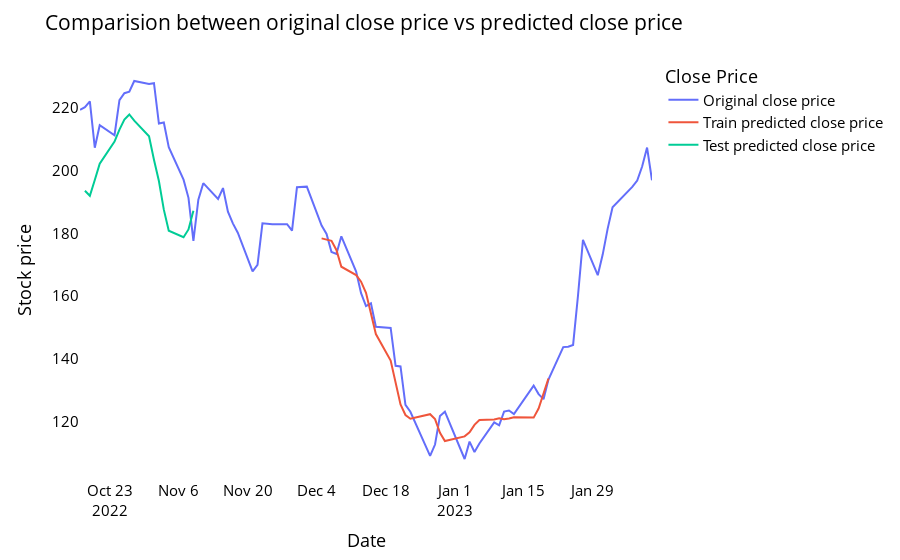

Notebook source saved alongside this figure:
### Code cell
# shift train predictions for plotting

look_back=time_step
trainPredictPlot = np.empty_like(closedf)
trainPredictPlot[:, :] = np.nan
trainPredictPlot[look_back:len(train_predict_tesla)+look_back, :] = train_predict_tesla
print("Train predicted data: ", trainPredictPlot.shape)

# shift test predictions for plotting
testPredictPlot = np.empty_like(closedf)
testPredictPlot[:, :] = np.nan
testPredictPlot[len(train_predict_tesla)+(look_back*2)+1:len(closedf)-1, :] = test_predict_tesla
print("Test predicted data: ", testPredictPlot.shape)

names = cycle(['Original close price','Train predicted close price','Test predicted close price'])


plotdf = pd.DataFrame({'date': close_stock['date'],
                       'original_close': close_stock['close'],
                      'train_predicted_close': trainPredictPlot.reshape(1,-1)[0].tolist(),
                      'test_predicted_close': testPredictPlot.reshape(1,-1)[0].tolist()})

fig = px.line(plotdf,x=plotdf['date'], y=[plotdf['original_close'],plotdf['train_predicted_close'],
                                          plotdf['test_predicted_close']],
              labels={'value':'Stock price','date': 'Date'})
fig.update_layout(title_text='Comparision between original close price vs predicted close price',
                  plot_bgcolor='white', font_size=15, font_color='black', legend_title_text='Close Price')
fig.for_each_trace(lambda t:  t.update(name = next(names)))

fig.update_xaxes(showgrid=False)
fig.update_yaxes(showgrid=False)
fig.show()

### Figure 1 — Plotly figure (JSON) as saved in the notebook; plotly's stock layout.template omitted (floating-point values rounded to 4 significant figures)
{"data": [{"hovertemplate": "variable=original_close<br>Date=%{x}<br>Stock price=%{y}<extra></extra>", "legendgroup": "original_close", "line": {"color": "#636efa", "dash": "solid"}, "marker": {"symbol": "circle"}, "mode": "lines", "name": "Original close price", "orientation": "v", "showlegend": true, "type": "scatter", "x": ["2023-02-10T00:00:00", "2023-02-09T00:00:00", "2023-02-08T00:00:00", "2023-02-07T00:00:00", "2023-02-06T00:00:00", "2023-02-03T00:00:00", "2023-02-02T00:00:00", "2023-02-01T00:00:00", "2023-01-31T00:00:00", "2023-01-30T00:00:00", "2023-01-27T00:00:00", "2023-01-26T00:00:00", "2023-01-25T00:00:00", "2023-01-24T00:00:00", "2023-01-23T00:00:00", "2023-01-20T00:00:00", "2023-01-19T00:00:00", "2023-01-18T00:00:00", "2023-01-17T00:00:00", "2023-01-13T00:00:00", "2023-01-12T00:00:00", "2023-01-11T00:00:00", "2023-01-10T00:00:00", "2023-01-09T00:00:00", "2023-01-06T00:00:00", "2023-01-05T00:00:00", "2023-01-04T00:00:00", "2023-01-03T00:00:00", "2022-12-30T00:00:00", "2022-12-29T00:00:00", "2022-12-28T00:00:00", "2022-12-27T00:00:00", "2022-12-23T00:00:00", "2022-12-22T00:00:00", "2022-12-21T00:00:00", "2022-12-20T00:00:00", "2022-12-19T00:00:00", "2022-12-16T00:00:00", "2022-12-15T00:00:00", "2022-12-14T00:00:00", "2022-12-13T00:00:00", "2022-12-12T00:00:00", "2022-12-09T00:00:00", "2022-12-08T00:00:00", "2022-12-07T00:00:00", "2022-12-06T00:00:00", "2022-12-05T00:00:00", "2022-12-02T00:00:00", "2022-12-01T00:00:00", "2022-11-30T00:00:00", "2022-11-29T00:00:00", "2022-11-28T00:00:00", "2022-11-25T00:00:00", "2022-11-23T00:00:00", "2022-11-22T00:00:00", "2022-11-21T00:00:00", "2022-11-18T00:00:00", "2022-11-17T00:00:00", "2022-11-16T00:00:00", "2022-11-15T00:00:00", "2022-11-14T00:00:00", "2022-11-11T00:00:00", "2022-11-10T00:00:00", "2022-11-09T00:00:00", "2022-11-08T00:00:00", "2022-11-07T00:00:00", "2022-11-04T00:00:00", "2022-11-03T00:00:00", "2022-11-02T00:00:00", "2022-11-01T00:00:00", "2022-10-31T00:00:00", "2022-10-28T00:00:00", "2022-10-27T00:00:00", "2022-10-26T00:00:00", "2022-10-25T00:00:00", "2022-10-24T00:00:00", "2022-10-21T00:00:00", "2022-10-20T00:00:00", "2022-10-19T00:00:00", "2022-10-18T00:00:00", "2022-10-17T00:00:00"], "xaxis": "x", "y": [196.9, 207.3, 201.3, 196.8, 194.8, 190.0, 188.3, 181.4, 173.2, 166.7, 177.9, 160.3, 144.4, 143.9, 143.8, 133.4, 127.2, 128.8, 131.5, 122.4, 123.6, 123.2, 118.8, 119.8, 113.1, 110.3, 113.6, 108.1, 123.2, 121.8, 112.7, 109.1, 123.2, 125.3, 137.6, 137.8, 149.9, 150.2, 157.7, 156.8, 160.9, 167.8, 179.1, 173.4, 174.0, 179.8, 182.4, 194.9, 194.7, 194.7, 180.8, 182.9, 182.9, 183.2, 169.9, 167.9, 180.2, 183.2, 186.9, 194.4, 190.9, 196.0, 190.7, 177.6, 191.3, 197.1, 207.5, 215.3, 215.0, 227.8, 227.5, 228.5, 225.1, 224.6, 222.4, 211.2, 214.4, 207.3, 222.0, 220.2, 219.3], "yaxis": "y"}, {"hovertemplate": "variable=train_predicted_close<br>Date=%{x}<br>Stock price=%{y}<extra></extra>", "legendgroup": "train_predicted_close", "line": {"color": "#EF553B", "dash": "solid"}, "marker": {"symbol": "circle"}, "mode": "lines", "name": "Train predicted close price", "orientation": "v", "showlegend": true, "type": "scatter", "x": ["2023-02-10T00:00:00", "2023-02-09T00:00:00", "2023-02-08T00:00:00", "2023-02-07T00:00:00", "2023-02-06T00:00:00", "2023-02-03T00:00:00", "2023-02-02T00:00:00", "2023-02-01T00:00:00", "2023-01-31T00:00:00", "2023-01-30T00:00:00", "2023-01-27T00:00:00", "2023-01-26T00:00:00", "2023-01-25T00:00:00", "2023-01-24T00:00:00", "2023-01-23T00:00:00", "2023-01-20T00:00:00", "2023-01-19T00:00:00", "2023-01-18T00:00:00", "2023-01-17T00:00:00", "2023-01-13T00:00:00", "2023-01-12T00:00:00", "2023-01-11T00:00:00", "2023-01-10T00:00:00", "2023-01-09T00:00:00", "2023-01-06T00:00:00", "2023-01-05T00:00:00", "2023-01-04T00:00:00", "2023-01-03T00:00:00", "2022-12-30T00:00:00", "2022-12-29T00:00:00", "2022-12-28T00:00:00", "2022-12-27T00:00:00", "2022-12-23T00:00:00", "2022-12-22T00:00:00", "2022-12-21T00:00:00", "2022-12-20T00:00:00", "2022-12-19T00:00:00", "2022-12-16T00:00:00", "2022-12-15T00:00:00", "2022-12-14T00:00:00", "2022-12-13T00:00:00", "2022-12-12T00:00:00", "2022-12-09T00:00:00", "2022-12-08T00:00:00", "2022-12-07T00:00:00", "2022-12-06T00:00:00", "2022-12-05T00:00:00", "2022-12-02T00:00:00", "2022-12-01T00:00:00", "2022-11-30T00:00:00", "2022-11-29T00:00:00", "2022-11-28T00:00:00", "2022-11-25T00:00:00", "2022-11-23T00:00:00", "2022-11-22T00:00:00", "2022-11-21T00:00:00", "2022-11-18T00:00:00", "2022-11-17T00:00:00", "2022-11-16T00:00:00", "2022-11-15T00:00:00", "2022-11-14T00:00:00", "2022-11-11T00:00:00", "2022-11-10T00:00:00", "2022-11-09T00:00:00", "2022-11-08T00:00:00", "2022-11-07T00:00:00", "2022-11-04T00:00:00", "2022-11-03T00:00:00", "2022-11-02T00:00:00", "2022-11-01T00:00:00", "2022-10-31T00:00:00", "2022-10-28T00:00:00", "2022-10-27T00:00:00", "2022-10-26T00:00:00", "2022-10-25T00:00:00", "2022-10-24T00:00:00", "2022-10-21T00:00:00", "2022-10-20T00:00:00", "2022-10-19T00:00:00", "2022-10-18T00:00:00", "2022-10-17T00:00:00"], "xaxis": "x", "y": [null, null, null, null, null, null, null, null, null, null, null, null, null, null, null, 133.7, 129.0, 124.2, 121.3, 121.4, 121.0, 120.8, 121.1, 120.7, 120.5, 119.0, 116.6, 115.3, 113.8, 116.5, 120.8, 122.4, 120.9, 122.1, 125.5, 132.3, 139.5, 147.9, 154.9, 161.0, 164.6, 166.7, 169.3, 174.7, 177.6, 177.9, 178.4, null, null, null, null, null, null, null, null, null, null, null, null, null, null, null, null, null, null, null, null, null, null, null, null, null, null, null, null, null, null, null, null, null, null], "yaxis": "y"}, {"hovertemplate": "variable=test_predicted_close<br>Date=%{x}<br>Stock price=%{y}<extra></extra>", "legendgroup": "test_predicted_close", "line": {"color": "#00cc96", "dash": "solid"}, "marker": {"symbol": "circle"}, "mode": "lines", "name": "Test predicted close price", "orientation": "v", "showlegend": true, "type": "scatter", "x": ["2023-02-10T00:00:00", "2023-02-09T00:00:00", "2023-02-08T00:00:00", "2023-02-07T00:00:00", "2023-02-06T00:00:00", "2023-02-03T00:00:00", "2023-02-02T00:00:00", "2023-02-01T00:00:00", "2023-01-31T00:00:00", "2023-01-30T00:00:00", "2023-01-27T00:00:00", "2023-01-26T00:00:00", "2023-01-25T00:00:00", "2023-01-24T00:00:00", "2023-01-23T00:00:00", "2023-01-20T00:00:00", "2023-01-19T00:00:00", "2023-01-18T00:00:00", "2023-01-17T00:00:00", "2023-01-13T00:00:00", "2023-01-12T00:00:00", "2023-01-11T00:00:00", "2023-01-10T00:00:00", "2023-01-09T00:00:00", "2023-01-06T00:00:00", "2023-01-05T00:00:00", "2023-01-04T00:00:00", "2023-01-03T00:00:00", "2022-12-30T00:00:00", "2022-12-29T00:00:00", "2022-12-28T00:00:00", "2022-12-27T00:00:00", "2022-12-23T00:00:00", "2022-12-22T00:00:00", "2022-12-21T00:00:00", "2022-12-20T00:00:00", "2022-12-19T00:00:00", "2022-12-16T00:00:00", "2022-12-15T00:00:00", "2022-12-14T00:00:00", "2022-12-13T00:00:00", "2022-12-12T00:00:00", "2022-12-09T00:00:00", "2022-12-08T00:00:00", "2022-12-07T00:00:00", "2022-12-06T00:00:00", "2022-12-05T00:00:00", "2022-12-02T00:00:00", "2022-12-01T00:00:00", "2022-11-30T00:00:00", "2022-11-29T00:00:00", "2022-11-28T00:00:00", "2022-11-25T00:00:00", "2022-11-23T00:00:00", "2022-11-22T00:00:00", "2022-11-21T00:00:00", "2022-11-18T00:00:00", "2022-11-17T00:00:00", "2022-11-16T00:00:00", "2022-11-15T00:00:00", "2022-11-14T00:00:00", "2022-11-11T00:00:00", "2022-11-10T00:00:00", "2022-11-09T00:00:00", "2022-11-08T00:00:00", "2022-11-07T00:00:00", "2022-11-04T00:00:00", "2022-11-03T00:00:00", "2022-11-02T00:00:00", "2022-11-01T00:00:00", "2022-10-31T00:00:00", "2022-10-28T00:00:00", "2022-10-27T00:00:00", "2022-10-26T00:00:00", "2022-10-25T00:00:00", "2022-10-24T00:00:00", "2022-10-21T00:00:00", "2022-10-20T00:00:00", "2022-10-19T00:00:00", "2022-10-18T00:00:00", "2022-10-17T00:00:00"], "xaxis": "x", "y": [null, null, null, null, null, null, null, null, null, null, null, null, null, null, null, null, null, null, null, null, null, null, null, null, null, null, null, null, null, null, null, null, null, null, null, null, null, null, null, null, null, null, null, null, null, null, null, null, null, null, null, null, null, null, null, null, null, null, null, null, null, null, null, 187.2, 181.2, 178.8, 180.8, 187.5, 196.7, 203.4, 210.9, 215.9, 217.9, 216.2, 213.1, 209.2, 202.2, 197.0, 192.0, 193.6, null], "yaxis": "y"}], "layout": {"font": {"color": "black", "size": 15}, "legend": {"title": {"text": "Close Price"}, "tracegroupgap": 0}, "margin": {"t": 60}, "plot_bgcolor": "white", "title": {"text": "Comparision between original close price vs predicted close price"}, "xaxis": {"anchor": "y", "domain": [0, 1], "showgrid": false, "title": {"text": "Date"}}, "yaxis": {"anchor": "x", "domain": [0, 1], "showgrid": false, "title": {"text": "Stock price"}}}}
